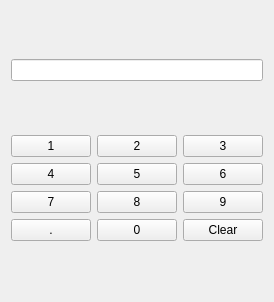
<?xml version="1.0" encoding="UTF-8"?>
<ui version="4.0">
 <class>DialPad</class>
 <widget class="QWidget" name="DialPad">
  <property name="geometry">
   <rect>
    <x>0</x>
    <y>0</y>
    <width>272</width>
    <height>302</height>
   </rect>
  </property>
  <property name="windowTitle">
   <string>Form</string>
  </property>
  <layout class="QVBoxLayout" name="verticalLayout">
   <item>
    <widget class="QLineEdit" name="lineEdit"/>
   </item>
   <item>
    <layout class="QGridLayout" name="gridLayout">
     <item row="0" column="0">
      <widget class="QPushButton" name="pushButton_1">
       <property name="text">
        <string>1</string>
       </property>
      </widget>
     </item>
     <item row="0" column="1">
      <widget class="QPushButton" name="pushButton_2">
       <property name="text">
        <string>2</string>
       </property>
      </widget>
     </item>
     <item row="0" column="2">
      <widget class="QPushButton" name="pushButton_3">
       <property name="text">
        <string>3</string>
       </property>
      </widget>
     </item>
     <item row="1" column="0">
      <widget class="QPushButton" name="pushButton_4">
       <property name="text">
        <string>4</string>
       </property>
      </widget>
     </item>
     <item row="1" column="1">
      <widget class="QPushButton" name="pushButton_5">
       <property name="text">
        <string>5</string>
       </property>
      </widget>
     </item>
     <item row="1" column="2">
      <widget class="QPushButton" name="pushButton_6">
       <property name="text">
        <string>6</string>
       </property>
      </widget>
     </item>
     <item row="2" column="0">
      <widget class="QPushButton" name="pushButton_7">
       <property name="text">
        <string>7</string>
       </property>
      </widget>
     </item>
     <item row="2" column="1">
      <widget class="QPushButton" name="pushButton_8">
       <property name="text">
        <string>8</string>
       </property>
      </widget>
     </item>
     <item row="2" column="2">
      <widget class="QPushButton" name="pushButton_9">
       <property name="text">
        <string>9</string>
       </property>
      </widget>
     </item>
     <item row="3" column="0">
      <widget class="QPushButton" name="pushButton_point">
       <property name="text">
        <string>.</string>
       </property>
      </widget>
     </item>
     <item row="3" column="1">
      <widget class="QPushButton" name="pushButton_0">
       <property name="text">
        <string>0</string>
       </property>
      </widget>
     </item>
     <item row="3" column="2">
      <widget class="QPushButton" name="pushButton_clear">
       <property name="text">
        <string>Clear</string>
       </property>
      </widget>
     </item>
    </layout>
   </item>
  </layout>
 </widget>
 <resources/>
 <connections/>
</ui>
